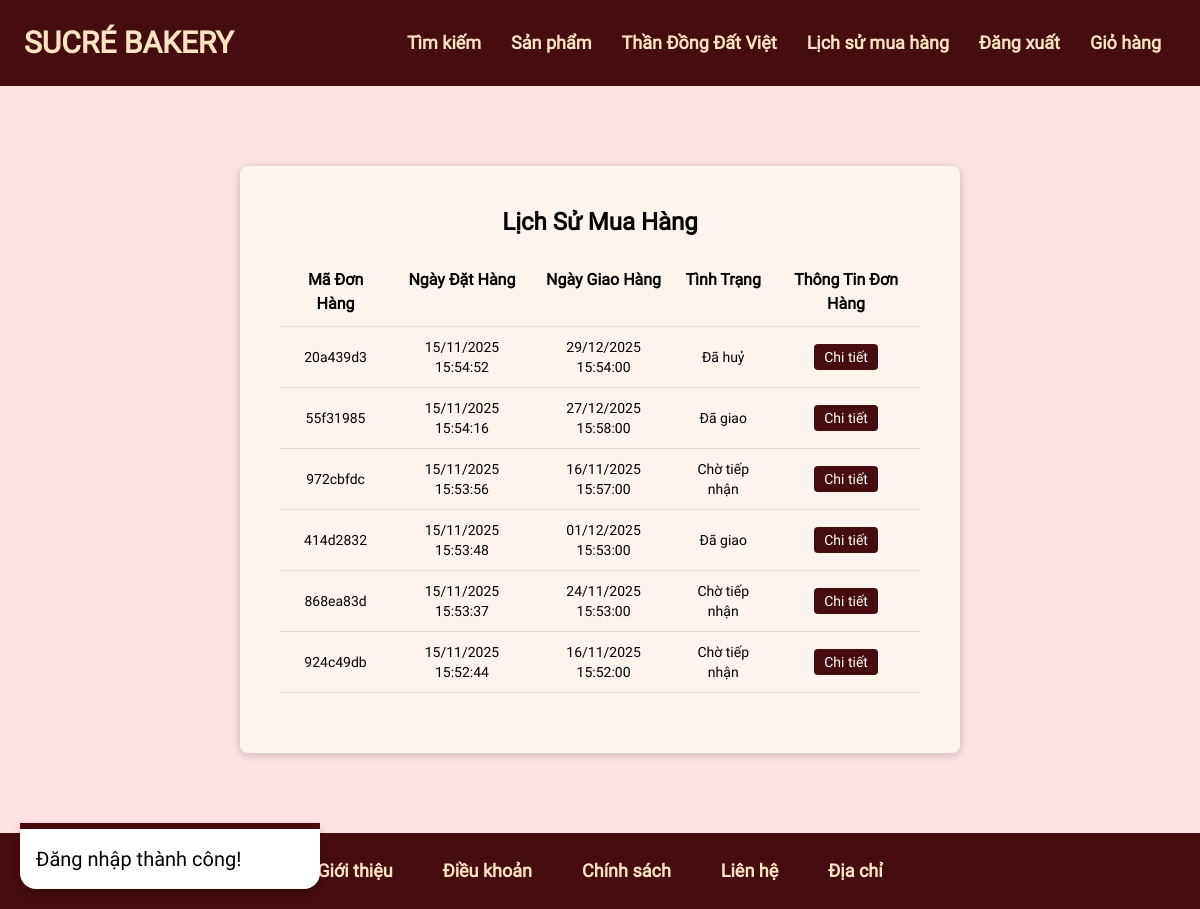
Page /?direct=history (signed in) on the committed database.
### tables this page shows
CREATE TABLE `user` (
  `us_id` int(11) NOT NULL,
  `us_name` varchar(50) NOT NULL,
  `us_password` varchar(50) NOT NULL,
  `us_number_phone` varchar(10) NOT NULL,
  `us_address` varchar(100) NOT NULL
);

CREATE TABLE `order` (
  `od_id` varchar(8) NOT NULL,
  `od_created_on` datetime NOT NULL,
  `od_delivery_time` datetime NOT NULL,
  `od_person_receive` varchar(50) NOT NULL,
  `od_address` varchar(100) NOT NULL,
  `od_number_phone` varchar(10) NOT NULL,
  `od_price` int(11) NOT NULL,
  `us_id` int(11) NOT NULL,
  `os_id` int(11) NOT NULL,
  `ad_id` int(11) DEFAULT NULL
);

CREATE TABLE `order_status` (
  `os_id` int(11) NOT NULL,
  `os_name` varchar(50) NOT NULL
);

### api/core.php (called while the page is built, shortened)
<?php
require __DIR__ . "/./trait/cart.php";
require __DIR__ . "/./trait/account.php";
require __DIR__ . "/./trait/order.php";
class Api
{
    function __construct()
    {
        $hostname = "localhost";
        $username = "root";
        $password = "";
        $database = "db_sucre_web";
        $this->connection = new mysqli($hostname, $username, $password, $database);
    }
}
$api = new Api();

### api/trait/account.php (called while the page is built, shortened)
<?php
trait Account
{
    function get_user_info()
    {
        $us_info = $_SESSION["us_info"] ?? null;
        $us_number_phone = $us_info["us_number_phone"];
        $sql = "SELECT *
                FROM `user`
                WHERE `us_number_phone` = '$us_number_phone';";
        $result = $this->connection->query($sql)->fetch_assoc();
        return $_SESSION["us_info"];
    }
}

### api/trait/order.php (called while the page is built, shortened)
<?php
trait Order
{
    function get_history_order($us_id)
    {
        $sql = "SELECT *
                FROM `order` as od
                INNER JOIN `order_status` as os
                ON od.`os_id` = os.`os_id`
                WHERE od.`us_id` = '$us_id'
                ORDER BY od.`od_created_on` DESC;";
        $result = $this->connection->query($sql);
        return $result->fetch_all(MYSQLI_ASSOC);
    }
}

### src/user/page/pay/history.php (the view, shortened to what this page needs)
<?php
global $api;
$us_info = $api->get_user_info();
$us_id = $us_info["us_id"];
$orders = $api->get_history_order($us_id);
?>
<div class="layout-container">
    <div class="history-container">
        <p class="history-title">Lịch Sử Mua Hàng</p>
        <?php if (empty($orders)) { ?>
            <p class="no-history">Bạn chưa có đơn hàng nào!</p>
        <?php } else { ?>
            <table class="history-table">
                <thead>
                    <tr>
                        <th>Mã Đơn Hàng</th>
                        <th>Ngày Đặt Hàng</th>
                        <th>Ngày Giao Hàng</th>
                        <th>Tình Trạng</th>
                        <th>Thông Tin Đơn Hàng</th>
                    </tr>
                </thead>
                <tbody>
                    <?php foreach ($orders as $order): ?>
                        <tr>
                            <td><?= $order["od_id"] ?></td>
                            <td><?= convert_datetime($order["od_created_on"]) ?></td>
                            <td><?= convert_datetime($order["od_delivery_time"]) ?></td>
                            <td><?= $order["os_name"] ?></td>
                            <td>
                                <a class="infor-btn" href="?direct=particular&od_id=<?php echo $order["od_id"]; ?>">Chi tiết</a>
                            </td>
                        </tr>
                    <?php endforeach; ?>
                </tbody>
            </table>
        <?php } ?>
    </div>
</div>

### src/user/page/header.php (shortened to what this page needs)
<?php
global $api;
$us_info = $api->get_user_info();
$link_class = $us_info ? "header-name" : "header-option";
$href = $us_info ? "?direct=modify" : "?direct=login";
$link_text = $us_info ? $us_info["us_name"] : "Đăng nhập";
?>
<header>
    <a class="header-logo" href="?direct=home">SUCRÉ BAKERY</a>
    <div class="header-navigation">
        <a class="header-option" href="?direct=search">Tìm kiếm</a>
        <a class="header-option" href="?direct=product">Sản phẩm</a>
        <a class="<?= $link_class ?>" href="<?= $href ?>">
            <?= $link_text ?>
        </a>
        <?php
        if ($us_info) { ?>
            <a class="header-option" href="?direct=history">Lịch sử mua hàng</a>
            <a class="header-option" href="?direct=logout">Đăng xuất</a>
            <a class="header-cart" href="?direct=cart">
                <p>Giỏ hàng</p>
            </a>
        <?php } ?>
    </div>
</header>

### src/util/convert_datetime.php
<?php
function convert_datetime($datetime)
{
    $date = new DateTime($datetime);
    $formattedDate = $date->format("d/m/Y H:i:s");
    echo $formattedDate;
}

### index.css (style rules this page uses)
body { background-color: var(--pink-color); }

### src/user/css/header.css (style rules this page uses)
header { position: fixed; background-color: var(--brown-color); width: 100%; display: flex; justify-content: space-between; align-items: center; padding: 24px; box-sizing: border-box; }
.header-logo { font-family: "Roboto"; font-size: 30px; line-height: 36px; color: bisque; font-weight: bold; text-decoration: none; }
.header-navigation { display: flex; }
.header-option { font-family: "Roboto"; font-size: 18px; line-height: 28px; color: bisque; font-weight: bold; border-radius: 9999px; padding: 5px 15px; transition: 0.6s; text-decoration: none; }
.header-cart { display: flex; gap: 5px; font-family: "Roboto"; font-size: 18px; line-height: 28px; color: bisque; font-weight: bold; border-radius: 9999px; padding: 5px 15px; transition: 0.6s; text-decoration: none; }
.header-name { max-width: 250px; font-family: "Roboto"; font-size: 18px; line-height: 28px; color: bisque; font-weight: bold; border-radius: 9999px; padding: 5px 15px; transition: 0.6s; text-decoration: none; overflow: hidden; text-overflow: ellipsis; white-space: nowrap; }

### src/user/css/pay/history.css (style rules this page uses)
.layout-container { width: 60%; min-height: 100vh; padding-top: calc(80px + 86px); padding-bottom: 80px; margin-left: auto; margin-right: auto; box-sizing: border-box; }
.history-container { background-color: var(--cream-color); padding: 40px; border-radius: 8px; box-shadow: 0 2px 10px var(--shadow-color); }
.history-title { font-family: "Roboto"; font-size: 24px; line-height: 32px; font-weight: bold; text-align: center; margin-bottom: 20px; }
.history-table { width: 100%; margin-bottom: 20px; }
.history-table th { font-family: "Roboto"; font-size: 16px; line-height: 24px; font-weight: bold; padding: 10px; text-align: center; border-bottom: 1px solid #ddd; }
.history-table td { font-family: "Roboto"; font-size: 14px; line-height: 20px; padding: 10px; text-align: center; border-bottom: 1px solid #ddd; vertical-align: middle; }
.infor-btn { font-family: "Roboto"; font-size: 14px; line-height: 20px; background-color: var(--brown-color); color: white; border: none; padding: 5px 10px; border-radius: 4px; cursor: pointer; text-decoration: none; }

### rows in the picture
user: us_name "Thần Đồng Đất Việt"
order: od_id "20a439d3", od_created_on "15/11/2025 15:54:52 29/12/2025 15:54:00", os.os_name "Đã huỷ"
order: od_id "55f31985", od_created_on "15/11/2025 15:54:16 27/12/2025 15:58:00", os.os_name "Đã giao"
order: od_id "972cbfdc", od_created_on "15/11/2025 15:53:56 16/11/2025 15:57:00", os.os_name "Chờ tiếp nhận"
order: od_id "414d2832", od_created_on "15/11/2025 15:53:48 01/12/2025 15:53:00", os.os_name "Đã giao"
order: od_id "868ea83d", od_created_on "15/11/2025 15:53:37 24/11/2025 15:53:00", os.os_name "Chờ tiếp nhận"
order: od_id "924c49db", od_created_on "15/11/2025 15:52:44 16/11/2025 15:52:00", os.os_name "Chờ tiếp nhận"

### other values in the picture
$message "Đăng nhập thành công!"
